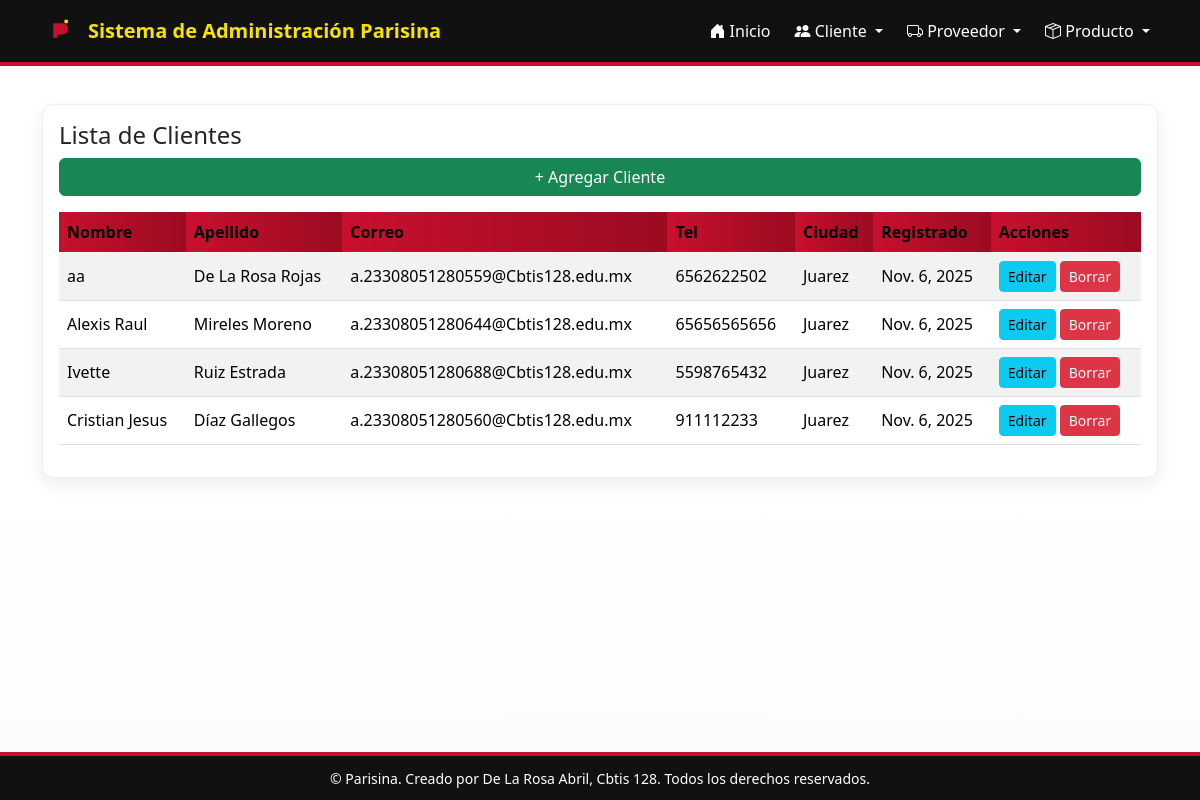
The app's page /cliente/ver/ with its own data.
### app_Parisina/models.py (models this page shows, shortened)
class Cliente(models.Model):
    nombre = models.CharField(max_length=100)
    apellido = models.CharField(max_length=100)
    correo_electronico = models.EmailField(unique=True)
    telefono = models.CharField(max_length=15)
    direccion = models.CharField(max_length=200)
    ciudad = models.CharField(max_length=100)
    fecha_registro = models.DateField(auto_now_add=True)

### app_Parisina/views.py (the view)
# urls.py: path("cliente/ver/", views.ver_cliente, name="ver_cliente"),
def ver_cliente(request):
    clientes = Cliente.objects.all().order_by("-fecha_registro")
    return render(request, "Cliente/ver_Cliente.html", {"clientes": clientes})

### app_Parisina/templates/Cliente/ver_Cliente.html
{% extends "base.html" %}
{% block content %}
<div class="card p-3">
  <h4>Lista de Clientes</h4>
  <a href="{% url 'agregar_cliente' %}" class="btn btn-success mb-3">+ Agregar Cliente</a>
  <div class="table-responsive">
    <table class="table table-striped">
      <thead>
        <tr>
          <th>Nombre</th><th>Apellido</th><th>Correo</th><th>Tel</th><th>Ciudad</th><th>Registrado</th><th>Acciones</th>
        </tr>
      </thead>
      <tbody>
        {% for c in clientes %}
        <tr>
          <td>{{ c.nombre }}</td>
          <td>{{ c.apellido }}</td>
          <td>{{ c.correo_electronico }}</td>
          <td>{{ c.telefono }}</td>
          <td>{{ c.ciudad }}</td>
          <td>{{ c.fecha_registro }}</td>
          <td>
            <a class="btn btn-sm btn-info" href="{% url 'actualizar_cliente' c.pk %}">Editar</a>
            <a class="btn btn-sm btn-danger" href="{% url 'borrar_cliente' c.pk %}">Borrar</a>
          </td>
        </tr>
        {% empty %}
        <tr><td colspan="7" class="text-center">No hay clientes</td></tr>
        {% endfor %}
      </tbody>
    </table>
  </div>
</div>
{% endblock %}

### app_Parisina/templates/base.html (shortened to what this page needs)
<!doctype html>
<html lang="es">
  <head>
    <link href="https://cdn.jsdelivr.net/npm/bootstrap@5.3.3/dist/css/bootstrap.min.css" rel="stylesheet">
    <link href="https://cdn.jsdelivr.net/npm/bootstrap-icons@1.11.1/font/bootstrap-icons.css" rel="stylesheet">
  </head>
  <body>
    {% include "navbar.html" %}
    <main class="container py-4">
      {% block content %}{% endblock %}
    </main>
    {% include "footer.html" %}
  </body>
</html>

### app_Parisina/templates/navbar.html (shortened to what this page needs)
<nav class="navbar navbar-expand-lg navbar-dark">
    <div class="container">
      <a class="navbar-brand" href="{% url 'inicio_parisina' %}">
        <span class="brand-logo" aria-hidden="true">
        </span>
        Sistema de Administración Parisina
      </a>
      <div class="collapse navbar-collapse" id="navmenu">
        <ul class="navbar-nav ms-auto align-items-lg-center">
          <li class="nav-item me-2">
            <a class="nav-link" href="{% url 'inicio_parisina' %}">
              <i class="bi bi-house-door-fill"></i> Inicio
            </a>
          </li>
          <li class="nav-item dropdown me-2">
            <a class="nav-link dropdown-toggle" href="#" id="clienteMenu" data-bs-toggle="dropdown" aria-expanded="false">
              <i class="bi bi-people-fill"></i> Cliente
            </a>
          </li>
<li class="nav-item dropdown me-2">
  <a class="nav-link dropdown-toggle" href="#" id="proveedorMenu" data-bs-toggle="dropdown" aria-expanded="false">
    <i class="bi bi-truck"></i> Proveedor
  </a>
</li>
          <li class="nav-item dropdown">
            <a class="nav-link dropdown-toggle" href="#" id="prodMenu" data-bs-toggle="dropdown" aria-expanded="false">
              <i class="bi bi-box-seam"></i> Producto
            </a>
          </li>
        </ul>
      </div>
    </div>
  </nav>

### app_Parisina/templates/footer.html
<footer class="text-center">
    <div class="container">
      <small>© {{ now.year }} Parisina. Creado por De La Rosa Abril, Cbtis 128. Todos los derechos reservados.</small>
    </div>
  </footer>

### app_Parisina/templates/base.html (style rules this page uses)
:root { --rojo-parisina: #C8102E; --rojo-oscuro: #9b0b22; --amarillo-parisina: #F7E300; --negro-parisina: #111111; --blanco-parisina: #ffffff; --gris-texto: #222222; --sombra: rgba(0,0,0,0.08); }
html,body { height:100%; }
body { background: linear-gradient(180deg, #fff 0%, #fff 60%, rgba(200,10,30,0.02) 100%); color: var(--gris-texto); font-family: "Segoe UI", Tahoma, Geneva, Verdana, sans-serif; }
.navbar { background: var(--negro-parisina) !important; border-bottom: 4px solid var(--rojo-parisina); }
.navbar-brand { display:flex; align-items:center; gap:10px; color:var(--amarillo-parisina) !important; font-weight:800; }
.nav-link { color: #fff !important; }
.brand-logo { width:36px; height:36px; display:inline-block; }
.card { border-radius:12px; border: 1px solid rgba(0,0,0,0.06); box-shadow: 0 6px 18px var(--sombra); }
table thead th { background: linear-gradient(90deg, var(--rojo-parisina), var(--rojo-oscuro)); color: #fff; border-color: rgba(0,0,0,0.04); }
table tbody tr td { vertical-align: middle; }
a { color: var(--rojo-parisina); text-decoration: none; }
footer { background: var(--negro-parisina); color: var(--blanco-parisina); padding: 10px 0; text-align: center; position: fixed; bottom: 0; width: 100%; border-top: 4px solid var(--rojo-parisina); }
main { padding-bottom: 100px; margin-top: 14px; }

### records on screen
Cliente: nombre "aa", apellido "De La Rosa Rojas", correo_electronico "a.23308051280559@Cbtis128.edu.mx", telefono "6562622502", ciudad "Juarez", fecha_registro "Nov. 6, 2025"
Cliente: nombre "Alexis Raul", apellido "Mireles Moreno", correo_electronico "a.23308051280644@Cbtis128.edu.mx", telefono "65656565656", ciudad "Juarez", fecha_registro "Nov. 6, 2025"
Cliente: nombre "Ivette", apellido "Ruiz Estrada", correo_electronico "a.23308051280688@Cbtis128.edu.mx", telefono "5598765432", ciudad "Juarez", fecha_registro "Nov. 6, 2025"
Cliente: nombre "Cristian Jesus", apellido "Díaz Gallegos", correo_electronico "a.23308051280560@Cbtis128.edu.mx", telefono "911112233", ciudad "Juarez", fecha_registro "Nov. 6, 2025"
